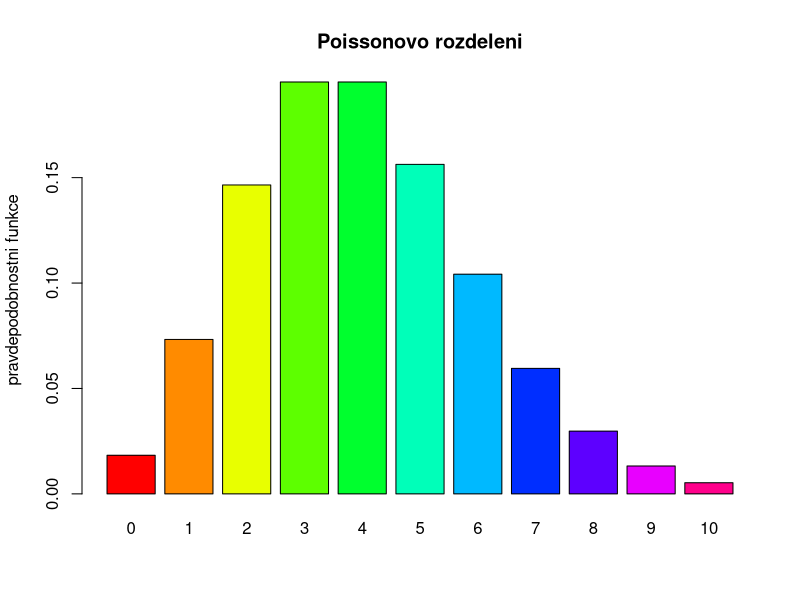
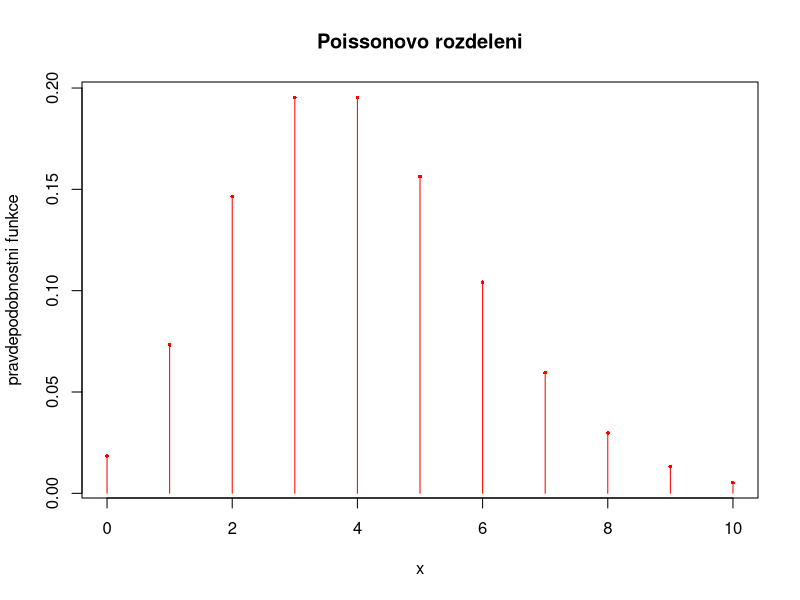
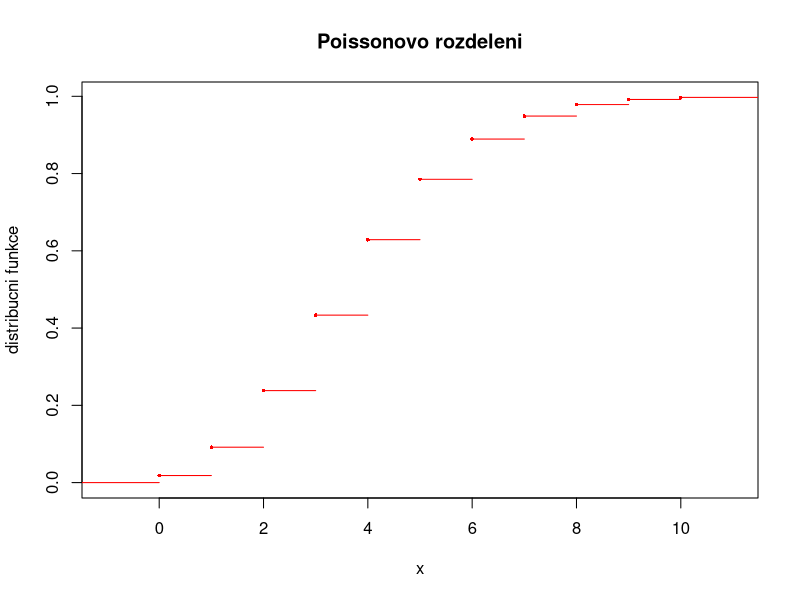

Write R code to recreate these figures, in order.
# Priklad 4

lambda <- 4
#	mozne hodnoty x jsou vsechna prirozena cisla, 
#	horni mez sekvence hodnot x v R je tak nutno patricne upravit 
x <- seq (0, 10)
titulek <- "Poissonovo rozdeleni"

# pravdepodobnostni funkce
pravdepodobnostni <- dpois (x, lambda = lambda)

#	sloupcovy graf
barplot (pravdepodobnostni, col = rainbow (length (x)), names.arg = x, ylab = "pravdepodobnostni funkce", main = titulek)

#	klasicky bodovy (korektne matematicky) graf
plot (x, pravdepodobnostni, type = "h", col = "red", ylab = "pravdepodobnostni funkce", main = titulek)
points (x, pravdepodobnostni, pch = 16, cex = 0.5, col = "red")

# distribucni funkce
distribucni <- ppois (x, lambda = lambda)
# jedna se o skokovou funkci
dist.fce <- stepfun (x, c (0, distribucni))

# distribucni funkce je vzdy zprava spojita, 
# tzn. leve krajni body vzdy patri k useckam
plot (dist.fce, verticals = FALSE, col = "red", pch = 16, cex = 0.5, ylab = "distribucni funkce", main = titulek)

# (A)
# ...

# (B)
# ...

# (C)
# ...

# (D)
# ...
x <- "TOPKEK  "
rep(x, 500000)

